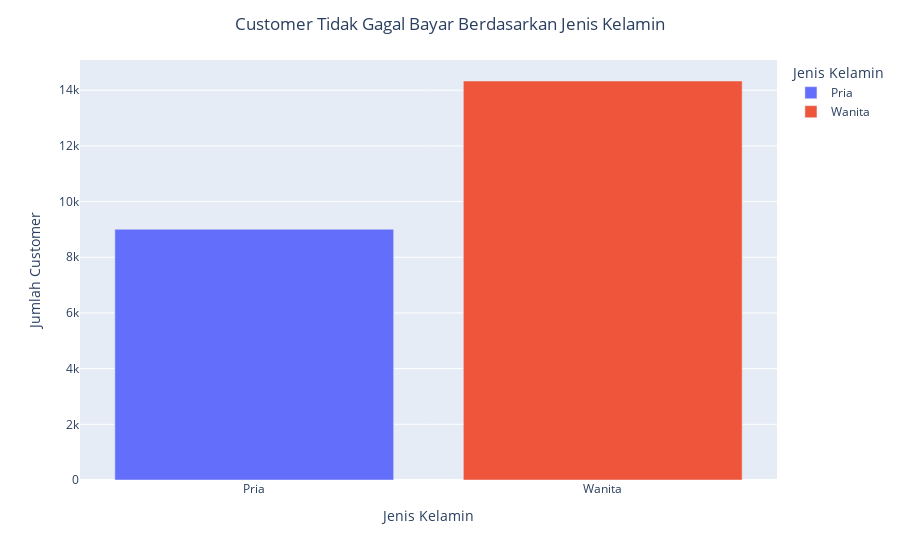

Write notebook code for a chart like this one.
### Markdown cell above
##### 2.1 Customer Tidak Gagal Bayar Berdasarkan Jenis Kelamin

Kita sudah mengetahui bahwa terdapat 23335 customer tidak gagal bayar. Mari kita lihat bagaimana customer tidak gagal bayar berdasarkan jenis kelaminnya.

### Code cell
non_default_customers = credit_default[credit_default['default payment next month'] == 0]
non_default_customers_by_gender = non_default_customers[['SEX_1', 'SEX_2']].sum()

data = {'Gender': ['Pria', 'Wanita'], 'Count': non_default_customers_by_gender.values}
non_default_customers_by_gender = pd.DataFrame(data)

px.bar(non_default_customers_by_gender, x='Gender', y='Count', color='Gender', labels={'Count': 'Jumlah Customer', 'Gender': 'Jenis Kelamin'})\
    .update_layout(title='Customer Tidak Gagal Bayar Berdasarkan Jenis Kelamin', title_x=0.5)\
    .show()

### Figure 1 — Plotly figure (JSON) as saved in the notebook; plotly's stock layout.template omitted (floating-point values rounded to 4 significant figures)
{"data": [{"alignmentgroup": "True", "hovertemplate": "Jenis Kelamin=%{x}<br>Jumlah Customer=%{y}<extra></extra>", "legendgroup": "Pria", "marker": {"color": "#636efa", "pattern": {"shape": ""}}, "name": "Pria", "offsetgroup": "Pria", "orientation": "v", "showlegend": true, "textposition": "auto", "type": "bar", "x": ["Pria"], "xaxis": "x", "y": [9005], "yaxis": "y"}, {"alignmentgroup": "True", "hovertemplate": "Jenis Kelamin=%{x}<br>Jumlah Customer=%{y}<extra></extra>", "legendgroup": "Wanita", "marker": {"color": "#EF553B", "pattern": {"shape": ""}}, "name": "Wanita", "offsetgroup": "Wanita", "orientation": "v", "showlegend": true, "textposition": "auto", "type": "bar", "x": ["Wanita"], "xaxis": "x", "y": [14330], "yaxis": "y"}], "layout": {"barmode": "relative", "legend": {"title": {"text": "Jenis Kelamin"}, "tracegroupgap": 0}, "margin": {"t": 60}, "title": {"text": "Customer Tidak Gagal Bayar Berdasarkan Jenis Kelamin", "x": 0.5}, "xaxis": {"anchor": "y", "categoryarray": ["Pria", "Wanita"], "categoryorder": "array", "domain": [0, 1], "title": {"text": "Jenis Kelamin"}}, "yaxis": {"anchor": "x", "domain": [0, 1], "title": {"text": "Jumlah Customer"}}}}
